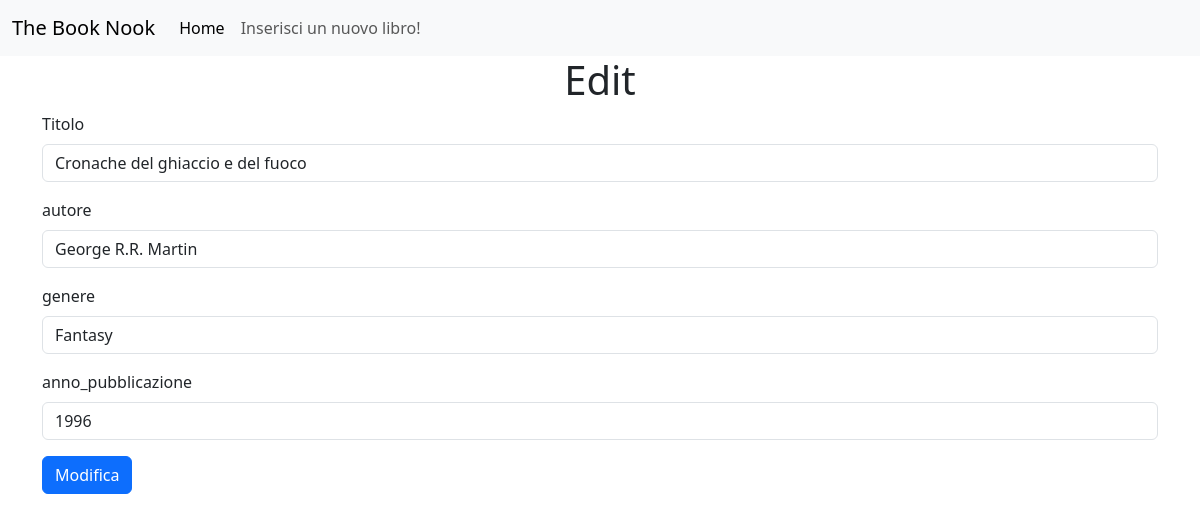
The page /edit.php?id=3 on the database its author committed.
### tables this page shows
CREATE TABLE `libri` (
  `id` smallint(6) NOT NULL,
  `titolo` varchar(500) NOT NULL,
  `autore` varchar(500) NOT NULL,
  `anno_pubblicazione` int(11) NOT NULL,
  `genere` varchar(500) NOT NULL
);

### edit.php (the view, shortened to what this page needs)
<?php
include __DIR__ . '/includes/db.php';
$stmt = $pdo->prepare('SELECT * FROM libri WHERE id = ?');
$stmt->execute([$_GET["id"]]);
$row = $stmt->fetch();
include __DIR__ . '/includes/initial.php'; ?>
<h1 class="text-center">Edit</h1>
<form action="/FULL%20STACK%20EPICODE/U1/W1%20-%20PHP%201/W1-D5%20wp-php1/edit-logic.php" method="POST" novalidate>
    <div class="mb-3">
        <label for="titolo" class="form-label">Titolo</label>
        <input type="text" class="form-control" id="titolo" name="titolo" value="<?= $row['titolo'] ?>">
    </div>
    <div class="mb-3">
        <label for="autore" class="form-label">autore</label>
        <input type="text" class="form-control" id="autore" name="autore" value="<?= $row['autore'] ?>">
    </div>
    <div class="mb-3">
        <label for="genere" class="form-label">genere</label>
        <input type="text" class="form-control" id="genere" name="genere" value="<?= $row['genere'] ?>">
    </div>
    <div class="mb-3">
        <label for="anno_pubblicazione" class="form-label">anno_pubblicazione</label>
        <input type="number" class="form-control" id="anno_pubblicazione" name="anno_pubblicazione"
            value="<?= $row['anno_pubblicazione'] ?>">
    </div>
    <button type="submit" class="btn btn-primary">Modifica</button>
</form>
<?php include __DIR__ . '/includes/end.php';

### rows shown on the page
libri: titolo "Cronache del ghiaccio e del fuoco", autore "George R.R. Martin", genere "Fantasy", anno_pubblicazione "1996"
